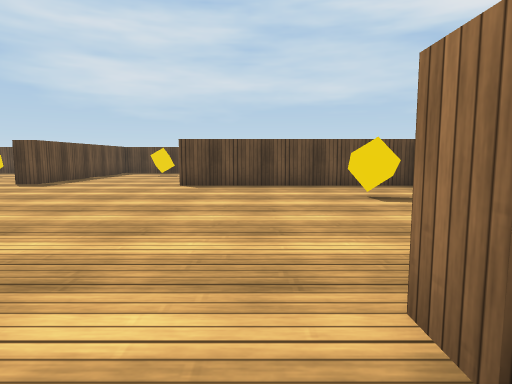
view 1 (above)

17 first-person views from a walk through a Unity game level. The camera is 0.62 m above the floor, tilts 6° down and sees 75° across. The floor is counted in squares, 1 m on a side. Each view is taken from the middle of a square. On the plan, view 1 faces up. The plan holds only what a view shows up to about 10 squares ahead; the rest is blank. The player is left out. Door leaves are left out, so doorways stand open. Surface patterns are stand-ins for the level's own textures.

view 2
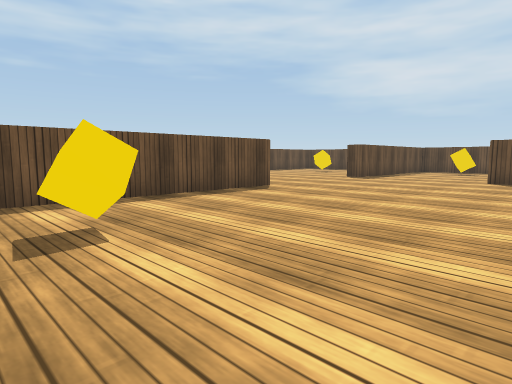

view 3
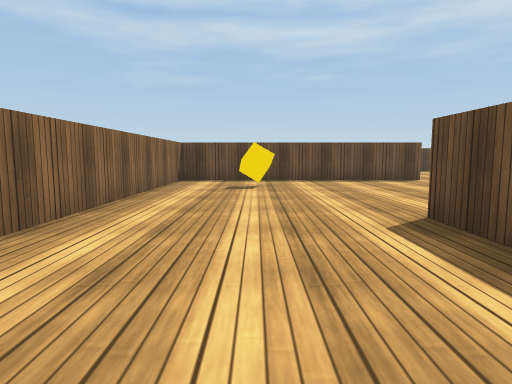

view 4
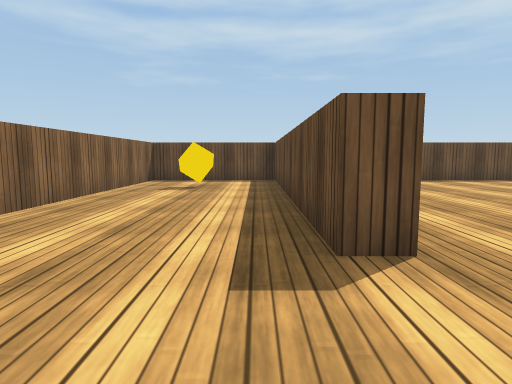

view 5
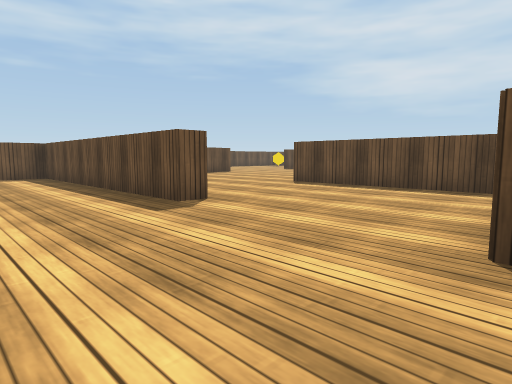

view 6
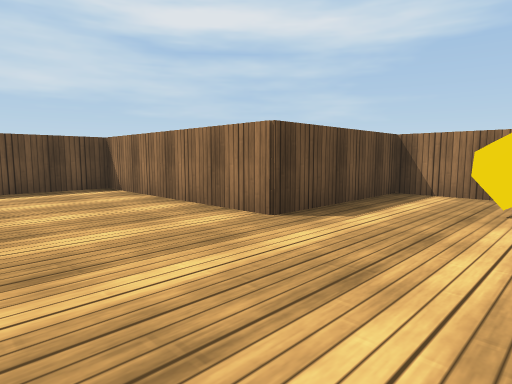

view 7
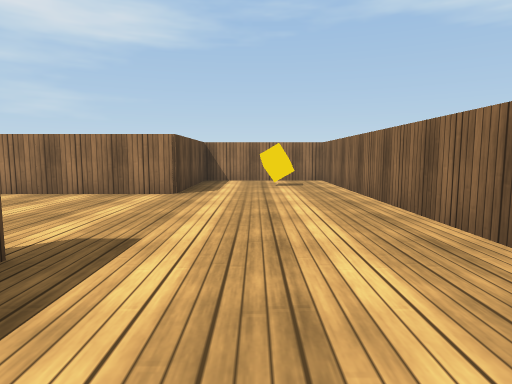

view 8
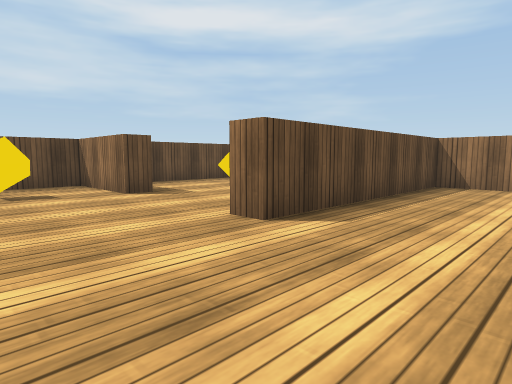

view 9
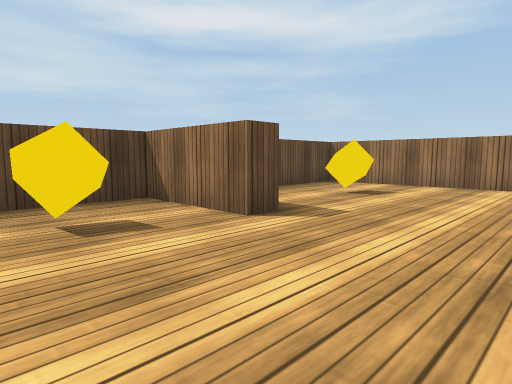

view 10
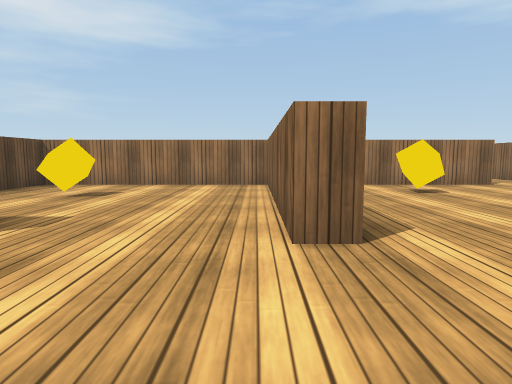

view 11
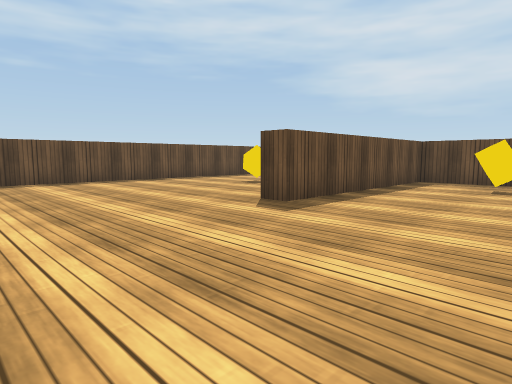

view 12
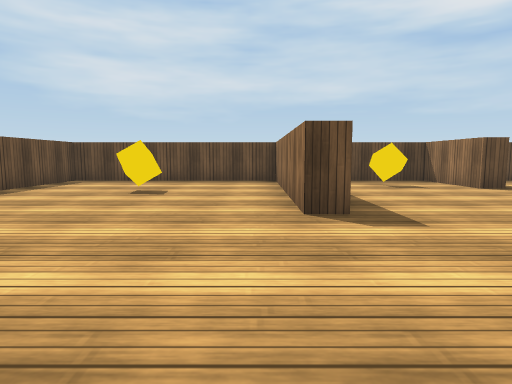

view 13
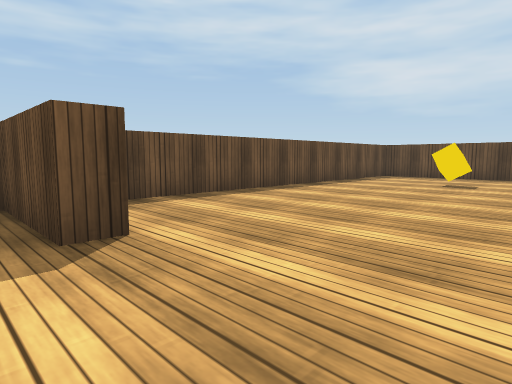

view 14
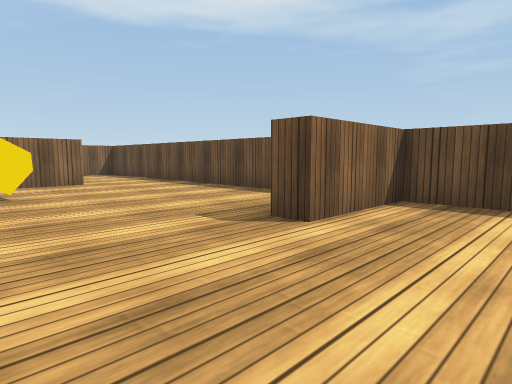

view 15
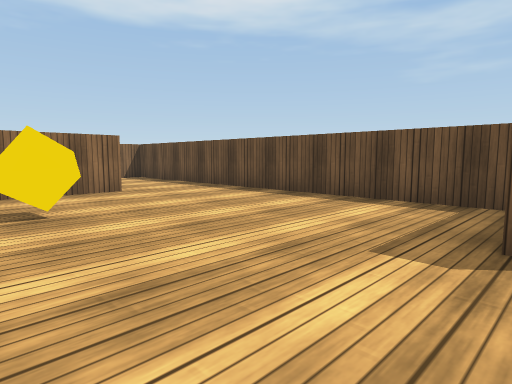

view 16
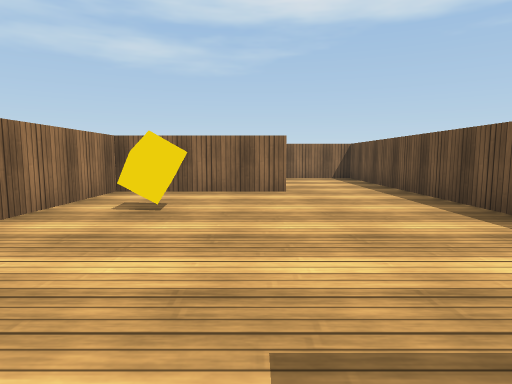

view 17
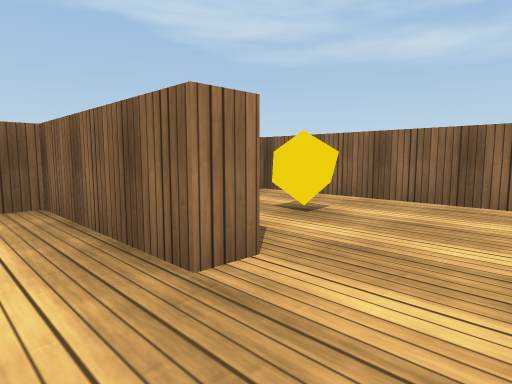

### Floor plan
Points are (right, up) in squares from view 1. A wall is a line through its corners. A room is listed if a view was taken in it or the views show most of it. See-through windows are left out.
Room 1 (views 1, 2, 8, 9, 10, 11)
walls: (-5, 3.5) (-5, -3) (1.5, -3); (0.6, 0.8) (0.6, 1.4); (3.5, 2.6) (3.5, 7.2) (-1.6, 7.2) (-1.6, 7.7) (3.5, 7.7) (3.5, 12.7) (0, 12.7); (-1, 10.5) (-1.6, 10.5) (-1.6, 12.7) (-5, 12.7) (-5, 7.6)
ways out: open door at (1, -1) to room 2; open door at (-5, 5.5) to room 3; opening at (4, 2)
objects: other object (-3, -1); other object (-3, 11); other object (1, 11); other object (2, 5)
Room 2 (views 3, 4, 5, 6, 7)
walls: (2, -2.9) (2, -3.5) (-5, -3.5) (-5, -6.8) (0.5, -6.8); (2.1, -6.8) (8.8, -6.8) (8.8, -3.6) (5.6, -3.6) (5.6, 0.8) (0.6, 0.8)
ways out: open door at (1, -1) to room 1
objects: other object (-3, -5); other object (7, -5)
Room 3 (views 12, 13, 14, 15, 16, 17)
walls: (-5.5, 7.6) (-5.5, 12.7) (-10.8, 12.7) (-10.8, 3.1) (-8.6, 3.1) (-8.6, 2.6) (-10.8, 2.6) (-10.8, -2.6); (-8.5, -3) (-5.5, -3) (-5.5, -0.1)
ways out: open door at (-5, 5.5) to room 1; opening at (-9.5, -3) to room 4
objects: other object (-8, 10); other object (-7, -1)
Room 4 (no view inside)
walls: (-8.5, -3.5) (-8.5, -3); (-10.8, -2.6) (-10.8, -6.8) (-5.5, -6.8)
ways out: opening at (-9.5, -3) to room 3
objects: other object (-8, -5)

Where each view was taken, in squares from view 1:
view 1: 0 up, 0 right, facing up
view 2: 2 down, 0 right, facing up-left
view 3: 1 down, 4 right, facing left
view 4: 4 down, 4 right, facing left
view 5: 6 down, 6 right, facing up-left
view 6: 6 down, 3 right, facing up-right
view 7: 5 down, 0 right, facing right
view 8: 5 up, 4 left, facing up-right
view 9: 8 up, 4 left, facing up-right
view 10: 8 up, 4 left, facing right
view 11: 4 up, 2 left, facing up-left
view 12: 4 up, 6 left, facing up
view 13: 2 up, 6 left, facing up-left
view 14: 5 up, 6 left, facing down-left
view 15: 3 up, 6 left, facing down-left
view 16: 3 up, 8 left, facing down
view 17: 2 down, 10 left, facing down-right
